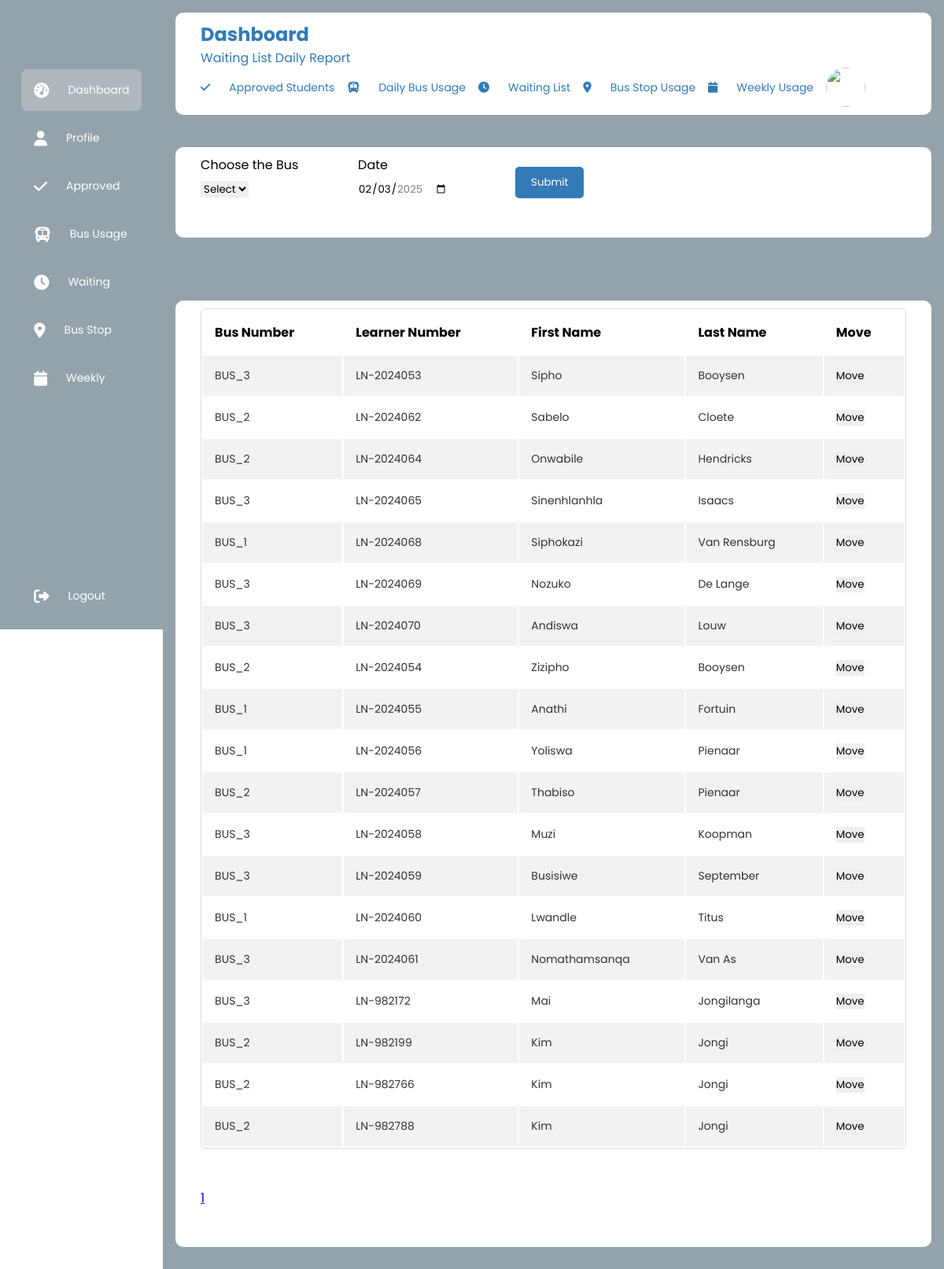
Page /daily-waiting.php on the committed database.
### tables this page shows
CREATE TABLE `waiting_list` (
  `WAIT_ID` int(5) NOT NULL,
  `BUS_NUM` varchar(50) DEFAULT NULL,
  `LEARNER_NUM` varchar(10) DEFAULT NULL,
  `NAME` varchar(13) DEFAULT NULL,
  `SURNAME` varchar(12) DEFAULT NULL,
  `DATE_ADDED` varchar(10) DEFAULT NULL
);

### daily-waiting.php (the view, shortened to what this page needs)
  <!DOCTYPE html>
<html lang="en">
<head>
    <link rel="stylesheet" href="style3.css" />
    <link
        rel="stylesheet"
        href="https://cdnjs.cloudflare.com/ajax/libs/font-awesome/6.4.0/css/all.min.css"
    />
</head>
<div class="sidebar">
    <div class="logo"></div>
    <ul class="menu">
        <li class="active">
            <a href="#">
                <i class="fas fa-tachometer-alt"></i>
                <span>Dashboard</span>
            </a>
        </li>
        <li>
            <a href="#">
                <i class="fas fa-user"></i>
                <span>Profile</span>
            </a>
        </li>
      <li><a href="approved.php">
            <i class="fas fa-check"></i>
            <span>Approved</span>
        </a></li>
        <li><a href="index.php">
                <i class="fas fa-bus"></i>
                <span>Bus Usage</span>
            </a></li>
            <li><a href="daily-waiting.php">
                <i class="fas fa-clock"></i>
                <span>Waiting</span>
            </a></li>
            <li><a href="daily.php">
                <i class="fas fa-map-marker-alt"></i>
                <span>Bus Stop</span>
            </a></li>
            <li><a href="weekly.php">
                <i class="fas fa-calendar"></i>
                <span>Weekly</span>
            </a></li>
        <li class="logout">
            <a href="login.php">
                <i class="fas fa-sign-out-alt" ></i>
                <span>Logout</span>
            </a>
        </li>
    </ul>
  </div>
<body>
  <div class="main--content">
    <div class="header--wrapper">
        <div class="header--title">
            <h2>Dashboard</h2>
            <span>Waiting List Daily Report</span>
        </div>
        <div class="user--info">
        <a href="approved.php">
            <i class="fas fa-check"></i>
            <span>Approved Students</span>
        </a>
        <a href="index.php">
                <i class="fas fa-bus"></i>
                <span>Daily Bus Usage</span>
            </a>
            <a href="daily-waiting.php">
                <i class="fas fa-clock"></i>
                <span>Waiting List</span>
            </a>
            <a href="daily.php">
                <i class="fas fa-map-marker-alt"></i>
                <span>Bus Stop Usage</span>
            </a>
            <a href="weekly.php">
                <i class="fas fa-calendar"></i>
                <span>Weekly Usage</span>
            </a>
            <img src="img/bus-stop3.jpg" alt=""/>
        </div>
    </div>
    <div class="functions--container">
  <br>
    <div class="functions--wrapper">
        <form method="POST" action="daily-waiting.php">
            <div class="form-row">
                <div class="form-group">
                    <label class="control-label">Choose the Bus</label>
                    <select class="form-control" name="bus">
                        <option value="">Select</option>
                    </select>
                </div>
                <div class="form-group">
                    <label class="control-label">Date</label>
                    <input type="date" class="form-control" name="date" value="2025-02-03" min="2025-02-02" max="2025-11-24">
                </div>
                <div class="form-group submit-button">
                    <input type="submit" name="submit" class="btn btn-primary" id="submit" value="Submit">
                </div>
            </div>
        </form>
    </div>
</div>
        <div class="row">
            <table class="table">
                <thead>
                    <tr>
                        <th scope="col">Bus Number</th>
                        <th scope="col">Learner Number</th>
                        <th scope="col">First Name</th>
                        <th scope="col">Last Name</th>
                        <form method="POST" action="" onsubmit="return submitForm(this);" >
                        <th scope="col">Move</th>
                        </form>
                    </tr>
                </thead>
                <tbody>
                    <?php
                        $limit = 5;
                        $getQuery = "SELECT * FROM bus";
                        $result = mysqli_query($conn, $getQuery);
                        $total_rows = mysqli_num_rows($result);
                        $total_pages = ceil($total_rows / $limit);
                        if (!isset($_POST['submit'])) {
                            $getQuery = "SELECT waiting_list.bus_num, waiting_list.learner_num, waiting_list.name, waiting_list.surname
                                            FROM
                                                waiting_list
                            ";
                            getData($getQuery);
                        } else if (isset($_POST['submit'])) {
                            $getQuery = "SELECT
                                            waiting_list.bus_num, waiting_list.learner_num, waiting_list.name, waiting_list.surname
                                            FROM
                                                waiting_list";
                            getData($getQuery);
                        }
                    ?>
                </tbody>
            </table>
            <div>
                <?php
                for ($page_number = 1; $page_number <= $total_pages; $page_number++)
                {
                    echo '<a href="daily-wait.php?page=' . $page_number . '" class="pagination-link">' . $page_number . '</a>';
                }
                ?>
            </div>
        </div>
    </div>
</body>
</html>
<?php
function getData($sql){
    $result = mysqli_query($conn, $sql);
    if (mysqli_num_rows($result) > 0) {
        while ($row = mysqli_fetch_array($result)) {
            echo '<tr>
            <td>' . htmlspecialchars($row['bus_num']) . '</td>
            <td>' . htmlspecialchars($row['learner_num']) . '</td>
            <td>' . htmlspecialchars($row['name']) . '</td>
            <td>' . htmlspecialchars($row['surname']) . '</td>
            <td>
            <form method="POST" action="move_student.php" onsubmit="return confirm(\'Are you sure you want to move this student to their respective bus?\');">
            <input type="hidden" name="learner_num" value="' . htmlspecialchars($row['learner_num']) . '"/>
            <input type="submit" name="move" class="btn btn-danger" value="Move"/>
            </form>
                </td>
            </tr>';
        }
    }
}
?>

### style3.css (style rules this page uses)
* { margin: 0; padding: 0; border: none; outline: none; box-sizing: border-box; font-family: "Poppins", sans-serif; }
body { display:flex; }
.sidebar { display: sticky; }
.sidebar { position: sticky; top: 0; left: 0; bottom: 0; width: 115px; height: 100vh; padding: 0 1.7rem; color: #337ab7; overflow: hidden; transition: all 0.5s liner; background: #94a3ab; }
.logo { height: 80px; padding: 16px; }
.menu { height: 88%; position: relative; list-style: none; padding: 0; }
.menu li { padding: 1rem; margin: 8px 0; border-radius: 8px; transition: all 0.5s ease-in-out; }
.menu li:hover, .active { background: #e0e0e058; }
.menu a { color: #fff; font-size: 14px; text-decoration: none; display: flex; align-items: center; gap: 1.5rem; }
.menu a span { overflow: hidden; }
.menu a i { font-size: 1.2rem; }
.logout { position: absolute; bottom: 0; left: 0; width: 100%; }
.user--info a { color: #337ab7; font-size: 14px; text-decoration: none; display: flex; align-items: center; gap: 1.5rem; }
.main--content { position: relative; background: #94a3ab; width: 100%; padding: 1rem; }
.header--wrapper img { width: 50px; height: 50px; cursor: pointer; border-radius: 50%; }
.header--wrapper { display: flex; justify-content: space-between; align-items: center; flex-wrap: wrap; background: #fff; border-radius: 10px; padding: 10px 2rem; margin-bottom: 1rem; }
.header--title { color: #337ab7; }
.user--info { display: flex; align-items: center; gap: 1rem; }
.functions--wrapper { display: flex; justify-content: space-between; align-items: center; flex-wrap: wrap; background: #fff; border-radius: 10px; padding: 10px 2rem; padding-bottom: 50px; margin-bottom: 5rem; }
.row { display: flex; flex-direction: row; flex-wrap: wrap; gap: 50px; align-items: flex-end; }
.row { display: flex; flex-direction: row; gap: 50px; align-items: flex-end; background: #fff; border-radius: 10px; padding: 10px 2rem; padding-bottom: 50px; margin-bottom: 5rem; }
.form-row { display: flex; flex-direction: row; gap: 50px; align-items: flex-end; }
.form-group { flex: 1; min-width: 150px; }
.submit-button { flex: 0 0 auto; ; }
#submit { background-color: #337ab7; color: white; border: none; padding: 10px 20px; border-radius: 5px; cursor: pointer; outline: none; text-decoration: none; }
.form-group label { display: block; margin-bottom: 5px; }
table { width: 100%; border-collapse: collapse; }
th { padding: 15px; text-align: left; }
tbody { background: #f2f2f2; }
td { padding: 15px; font-size: 14px; color: #333; }
tr:nth-child(even) { background: #fff; }
table { border-collapse: separate; border-radius: 5px; border: 1px solid #ddd; overflow: hidden; }

### rows in the picture
waiting_list: BUS_NUM "BUS_3", LEARNER_NUM "LN-2024053", NAME "Sipho", SURNAME "Booysen"
waiting_list: BUS_NUM "BUS_2", LEARNER_NUM "LN-2024062", NAME "Sabelo", SURNAME "Cloete"
waiting_list: BUS_NUM "BUS_2", LEARNER_NUM "LN-2024064", NAME "Onwabile", SURNAME "Hendricks"
waiting_list: BUS_NUM "BUS_3", LEARNER_NUM "LN-2024065", NAME "Sinenhlanhla", SURNAME "Isaacs"
waiting_list: BUS_NUM "BUS_1", LEARNER_NUM "LN-2024068", NAME "Siphokazi", SURNAME "Van Rensburg"
waiting_list: BUS_NUM "BUS_3", LEARNER_NUM "LN-2024069", NAME "Nozuko", SURNAME "De Lange"
waiting_list: BUS_NUM "BUS_3", LEARNER_NUM "LN-2024070", NAME "Andiswa", SURNAME "Louw"
waiting_list: BUS_NUM "BUS_2", LEARNER_NUM "LN-2024054", NAME "Zizipho", SURNAME "Booysen"
waiting_list: BUS_NUM "BUS_1", LEARNER_NUM "LN-2024055", NAME "Anathi", SURNAME "Fortuin"
waiting_list: BUS_NUM "BUS_1", LEARNER_NUM "LN-2024056", NAME "Yoliswa", SURNAME "Pienaar"
waiting_list: BUS_NUM "BUS_2", LEARNER_NUM "LN-2024057", NAME "Thabiso", SURNAME "Pienaar"
waiting_list: BUS_NUM "BUS_3", LEARNER_NUM "LN-2024058", NAME "Muzi", SURNAME "Koopman"
waiting_list: BUS_NUM "BUS_3", LEARNER_NUM "LN-2024059", NAME "Busisiwe", SURNAME "September"
waiting_list: BUS_NUM "BUS_1", LEARNER_NUM "LN-2024060", NAME "Lwandle", SURNAME "Titus"
waiting_list: BUS_NUM "BUS_3", LEARNER_NUM "LN-2024061", NAME "Nomathamsanqa", SURNAME "Van As"
waiting_list: BUS_NUM "BUS_3", LEARNER_NUM "LN-982172", NAME "Mai", SURNAME "Jongilanga"
waiting_list: BUS_NUM "BUS_2", LEARNER_NUM "LN-982199", NAME "Kim", SURNAME "Jongi"
waiting_list: BUS_NUM "BUS_2", LEARNER_NUM "LN-982766", NAME "Kim", SURNAME "Jongi"
waiting_list: BUS_NUM "BUS_2", LEARNER_NUM "LN-982788", NAME "Kim", SURNAME "Jongi"
